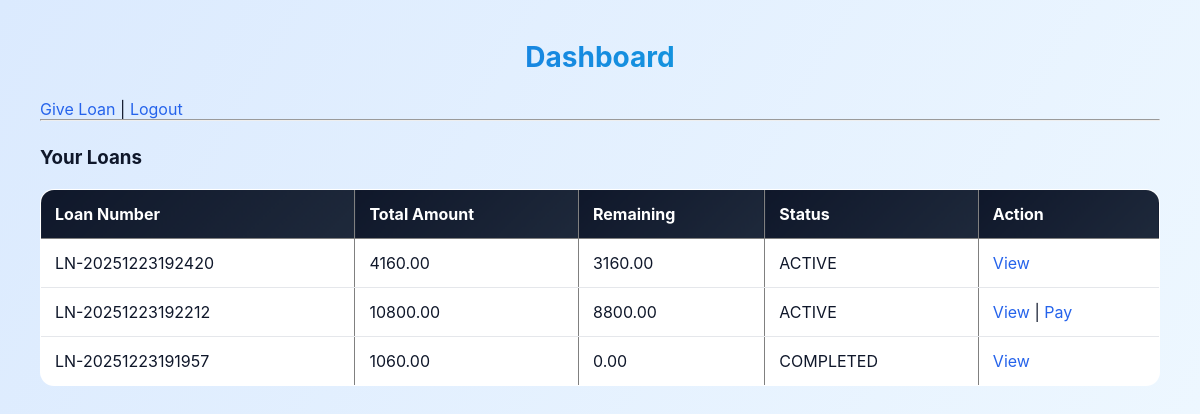
Screenshot of /dashboard/ (signed in) with the database file from the repository.
### loanapp/models.py (models this page shows, shortened)
class Loan(models.Model):
    loan_number = models.CharField(max_length=50, unique=True)
    lender = models.ForeignKey(
        AppUser,
        on_delete=models.CASCADE,
        related_name='loans_given'
    )
    borrower = models.ForeignKey(
        AppUser,
        on_delete=models.CASCADE,
        related_name='loans_taken'
    )
    principal_amount = models.DecimalField(max_digits=12, decimal_places=2)
    monthly_interest_rate = models.DecimalField(max_digits=5, decimal_places=2)
    loan_months = models.PositiveIntegerField()
    total_interest = models.DecimalField(max_digits=12, decimal_places=2)
    total_amount = models.DecimalField(max_digits=12, decimal_places=2)
    monthly_amount = models.DecimalField(max_digits=12, decimal_places=2)
    remaining_amount = models.DecimalField(max_digits=12, decimal_places=2)
    status = models.CharField(
        max_length=20,
        choices=[('ACTIVE', 'ACTIVE'), ('COMPLETED', 'COMPLETED')],
        default='ACTIVE'
    )
    loan_created_datetime = models.DateTimeField(auto_now_add=True)

### loanapp/views.py (the view)
    def wrapper(request, *args, **kwargs):
        if not request.session.get('user_id'):
            return redirect('login')
        return view_func(request, *args, **kwargs)

### loanapp/views.py (called while the page is built)
def get_logged_in_user(request):
    user_id = request.session.get('user_id')
    if not user_id:
        return None
    return AppUser.objects.filter(user_id=user_id).first()

def login_required_custom(view_func):
    def wrapper(request, *args, **kwargs):
        if not request.session.get('user_id'):
            return redirect('login')
        return view_func(request, *args, **kwargs)
    return wrapper

@login_required_custom
def dashboard(request):
    user = get_logged_in_user(request)
    loans = Loan.objects.filter(
        Q(lender=user) | Q(borrower=user)
    ).order_by('-loan_created_datetime')
    return render(request, 'dashboard.html', {'loans': loans})

### loanapp/templates/dashboard.html (shortened to what this page needs)
{% load static %}
<link rel="stylesheet" href="{% static 'css/style.css' %}">
<!DOCTYPE html>
<html>
<head>
</head>
<body>
<h2>Dashboard</h2>
<a href="{% url 'give_loan' %}">Give Loan</a> |
<a href="{% url 'logout' %}">Logout</a>
<hr>
<h3>Your Loans</h3>
<table border="1" cellpadding="5">
    <tr>
        <th>Loan Number</th>
        <th>Total Amount</th>
        <th>Remaining</th>
        <th>Status</th>
        <th>Action</th>
    </tr>
    {% for loan in loans %}
    <tr>
        <td>{{ loan.loan_number }}</td>
        <td>{{ loan.total_amount }}</td>
        <td>{{ loan.remaining_amount }}</td>
        <td>{{ loan.status }}</td>
        <td>
    <a href="{% url 'view_loan' loan.loan_number %}">View</a>
    {% if loan.status == "ACTIVE" and loan.borrower.user_id == request.session.user_id %}
        | <a href="{% url 'pay_loan' loan.loan_number %}">Pay</a>
    {% endif %}
</td>
    </tr>
    {% empty %}
    <tr><td colspan="5">No loans</td></tr>
    {% endfor %}
</table>
</body>
</html>

### loanapp/static/css/style.css (style rules this page uses)
:root { --primary: #2563eb; --secondary: #06b6d4; --success: #22c55e; --danger: #ef4444; --dark: #0f172a; --light: #f8fafc; --glass: rgba(255, 255, 255, 0.85); }
* { margin: 0; padding: 0; box-sizing: border-box; font-family: "Inter", "Segoe UI", sans-serif; }
body { background: linear-gradient(120deg, #dbeafe, #f0f9ff); min-height: 100vh; padding: 40px; color: var(--dark); }
h2 { text-align: center; font-size: 28px; margin-bottom: 25px; background: linear-gradient(to right, var(--primary), var(--secondary)); -webkit-background-clip: text; -webkit-text-fill-color: transparent; }
h3 { margin: 25px 0 15px; color: var(--dark); }
a { color: var(--primary); text-decoration: none; transition: 0.3s; }
table { width: 100%; border-collapse: collapse; margin-top: 20px; border-radius: 14px; overflow: hidden; background: white; }
th { background: linear-gradient(135deg, var(--dark), #1e293b); color: white; padding: 14px; text-align: left; }
td { padding: 14px; border-bottom: 1px solid #e5e7eb; }
tr { transition: all 0.25s ease; }

### rows the page displays
Loan: loan_number "LN-20251223192420", total_amount "4160.00", remaining_amount "3160.00", status "ACTIVE"
Loan: loan_number "LN-20251223192212", total_amount "10800.00", remaining_amount "8800.00", status "ACTIVE", shows "Pay"
Loan: loan_number "LN-20251223191957", total_amount "1060.00", remaining_amount "0.00", status "COMPLETED"
